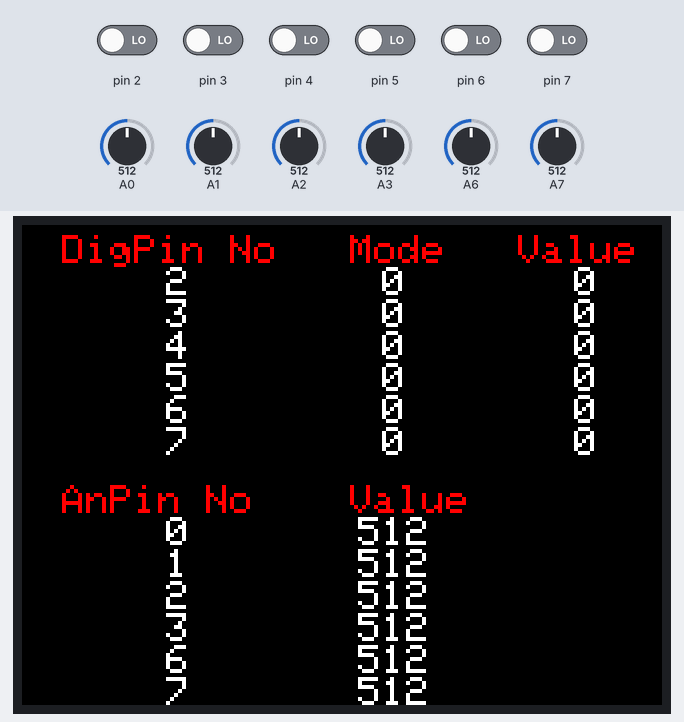
Bench run of a sketch on a simulated Arduino Uno, built with avr-gcc and run on an emulated ATmega328P. Parts: 320×240 colour display. The inputs (shaded band) are chosen by the test bench; at power-on: pin 2–7 LOW, A0 = 512, A1 = 512, A2 = 512, A3 = 512, A6 = 512, A7 = 512. What the sketch prints to the serial monitor is not drawn.

Above: at 4.5 s.
4.6 s: A0 set to 716
At 5.5 s:
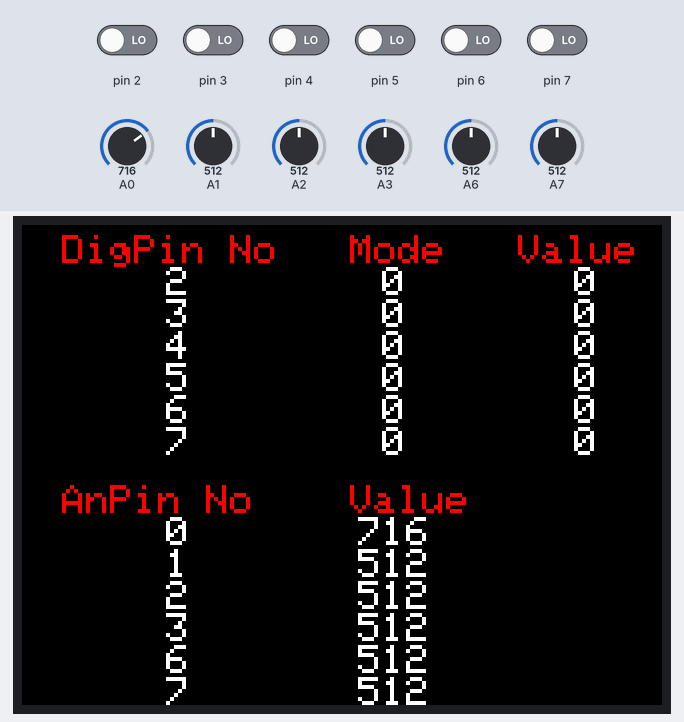
6.3 s: A1 set to 716
At 7.4 s:
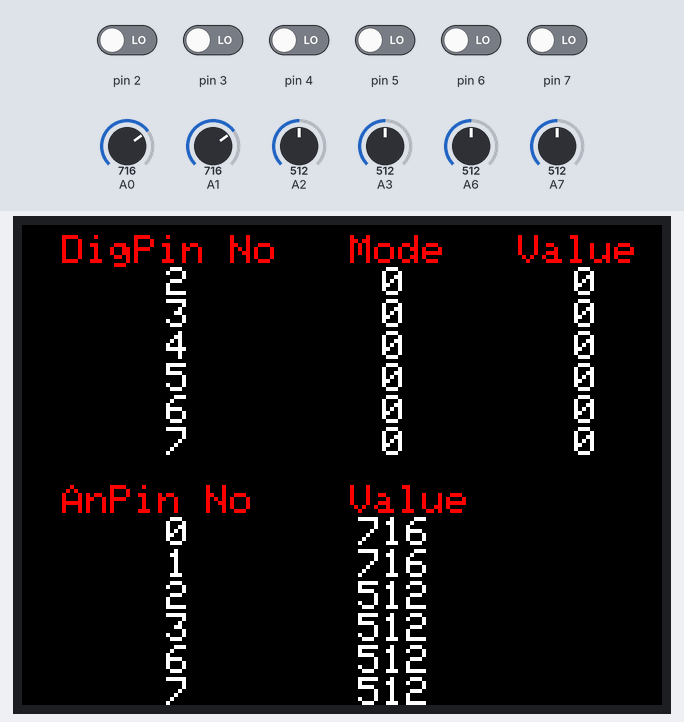
8.1 s: A2 set to 716
At 9.3 s:
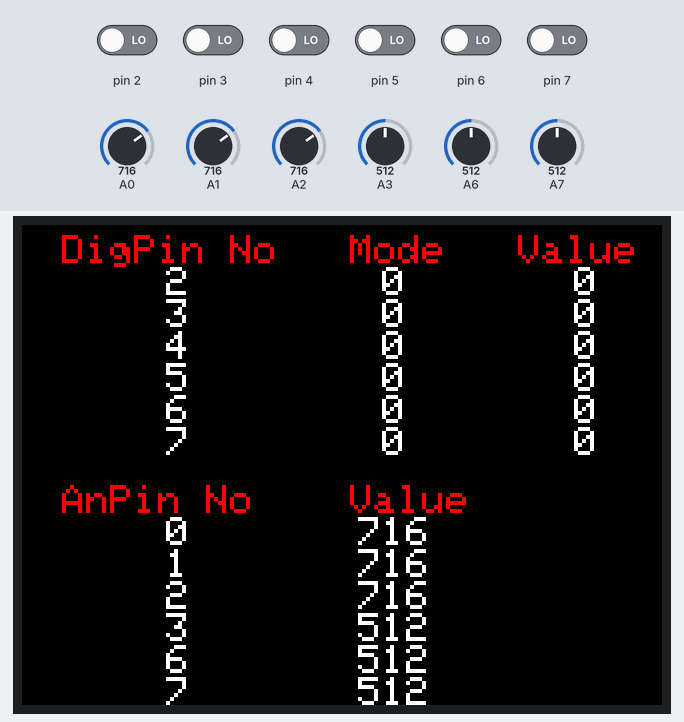
9.8 s: A3 set to 716
At 11.2 s:
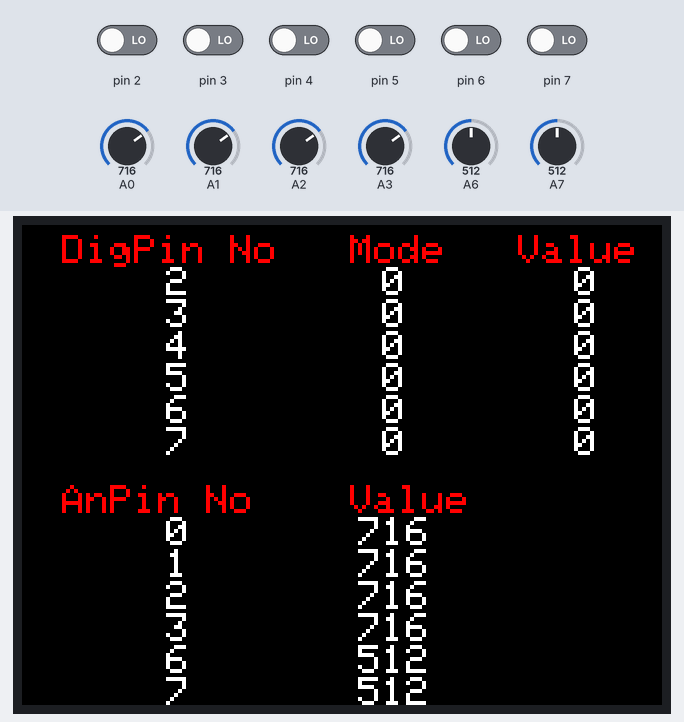
11.5 s: A6 set to 716
At 12.9 s:
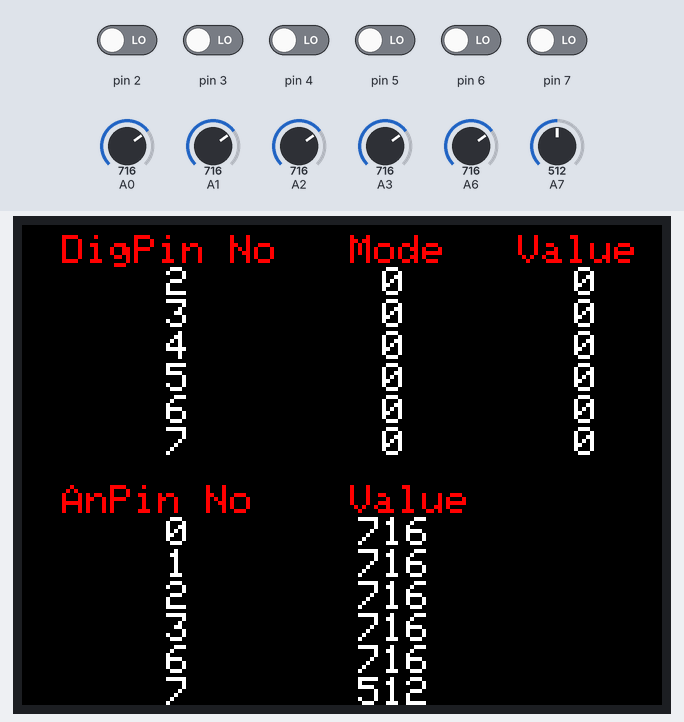
13.2 s: A7 set to 716
At 13.7 s:
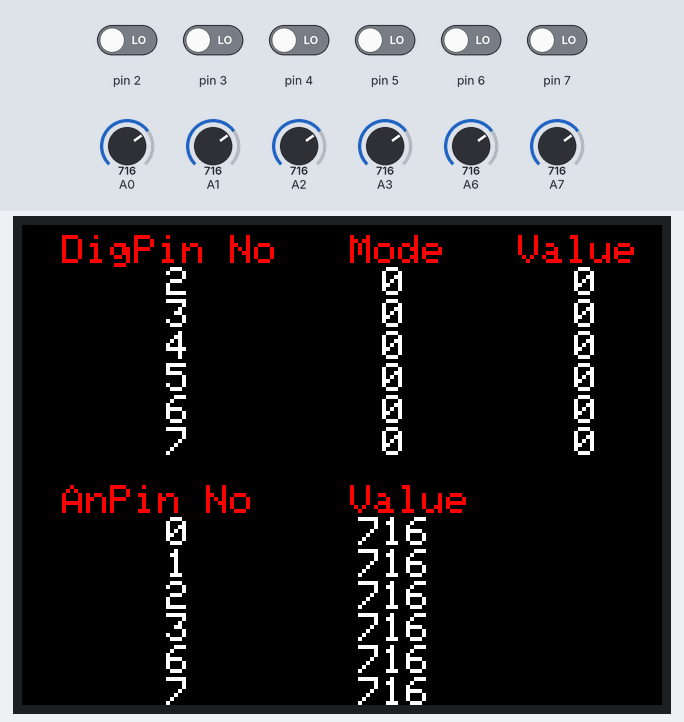
Timing chart, 0 to 15.9 s (numbered marks = the images above; inputs shaded):
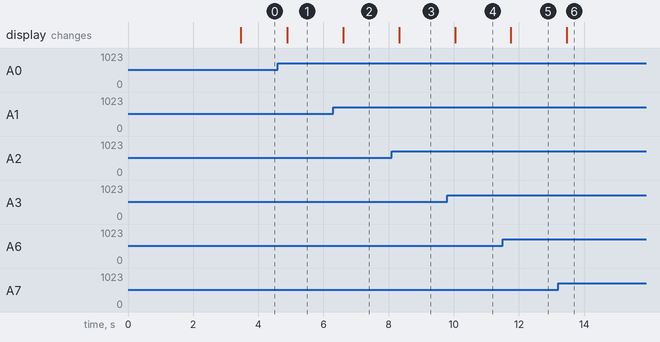

The sketch:

Pin_Monitor.ino
```cpp
/* This a sketch for monitoring pins
 ****************************************************/

#include "SPI.h"
#include "Adafruit_GFX.h"
#include "Adafruit_ILI9341.h"

#define TFT_DC 8
#define TFT_CS 10
#define TFT_RST 9

Adafruit_ILI9341 tft = Adafruit_ILI9341(TFT_CS, TFT_DC, TFT_RST);
 int x=0;
void setup() {
  Serial.begin(9600);
  Serial.println("ILI9341 Pin Monitor Started");

  tft.begin();

  // read diagnostics (optional but can help debug problems)
  uint8_t x = tft.readcommand8(ILI9341_RDMODE);
  Serial.print("Display Power Mode: 0x"); Serial.println(x, HEX);
  x = tft.readcommand8(ILI9341_RDMADCTL);
  Serial.print("MADCTL Mode: 0x"); Serial.println(x, HEX);
  x = tft.readcommand8(ILI9341_RDPIXFMT);
  Serial.print("Pixel Format: 0x"); Serial.println(x, HEX);
  x = tft.readcommand8(ILI9341_RDIMGFMT);
  Serial.print("Image Format: 0x"); Serial.println(x, HEX);
  x = tft.readcommand8(ILI9341_RDSELFDIAG);
  Serial.print("Self Diagnostic: 0x"); Serial.println(x, HEX);
  tft.setRotation(3);
  tft.fillScreen(ILI9341_BLACK);
  box(10, 10, 300, 230,ILI9341_YELLOW , 5);
  tft.setCursor(30,110);
  tft.setTextSize(4);
  tft.setTextColor(ILI9341_GREEN,ILI9341_RED );
  tft.print("PIN MONITOR");
  tft.setTextSize(2);
  tft.setCursor(60,150);
  tft.setTextColor(ILI9341_BLUE,ILI9341_RED );
  tft.print("   Saif Ahmed    ");
  delay(3000);
  tft.fillScreen(ILI9341_BLACK);

  tft.setTextSize(2);
  yield();
  tft.setTextColor(ILI9341_RED,ILI9341_BLACK );
  tft.setCursor(20,5);
  tft.print("DigPin No   Mode   Value");
  tft.setCursor(20,130);
  tft.print("AnPin No    Value");
  tft.setTextColor(ILI9341_WHITE,ILI9341_BLACK );
}


void loop(void) {
  displayPins();
  delay(200);

}

void displayDigitalPin(int pn){
  tft.print("      ");
  tft.print(pn);
  tft.print("        ");
  tft.print(pinMode(pn));
  tft.print("       ");
  tft.println(digitalRead(pn));
}

void displayAnalogPin(int pn){
  tft.print("      ");
  tft.print(pn);
  tft.print("       ");
  tft.print(analogRead(pn));
  tft.println("   ");
}


void displayPins(){
  int x;
  tft.setCursor(0,5);
  tft.println();
  for(x=2; x<8; x++){
    displayDigitalPin(x) ;
  };
  tft.setCursor(0,130);
  tft.println();
  for(x=0; x<8; x++){
    if ((x==4)||(x==5)) {
          continue;
    }
    displayAnalogPin(x) ;
  };
}


void box(int xpos, int ypos, int w, int h, uint16_t color, uint16_t thickness) {
  tft.drawRect(xpos, ypos, w, h, color);
  tft.drawRect(xpos+thickness, ypos+thickness, w-2*thickness, h-2*thickness, color);
}

int pinMode(uint8_t pin)
{
  if (pin >= NUM_DIGITAL_PINS) return (-1);

  uint8_t bit = digitalPinToBitMask(pin);
  uint8_t port = digitalPinToPort(pin);
  volatile uint8_t *reg = portModeRegister(port);
  if (*reg & bit) return (OUTPUT);

  volatile uint8_t *out = portOutputRegister(port);
  return ((*out & bit) ? INPUT_PULLUP : INPUT);
}
```

Measured:
- after the input at 4.6 s, the display: changes after 0.29 s (image 1)
- after the input at 6.3 s, the display: changes after 0.31 s (image 2)
- after the input at 8.1 s, the display: changes after 0.22 s (image 3)
- after the input at 9.8 s, the display: changes after 0.24 s (image 4)
- after the input at 11.5 s, the display: changes after 0.25 s (image 5)
- after the input at 13.2 s, the display: changes after 0.27 s (image 6)
